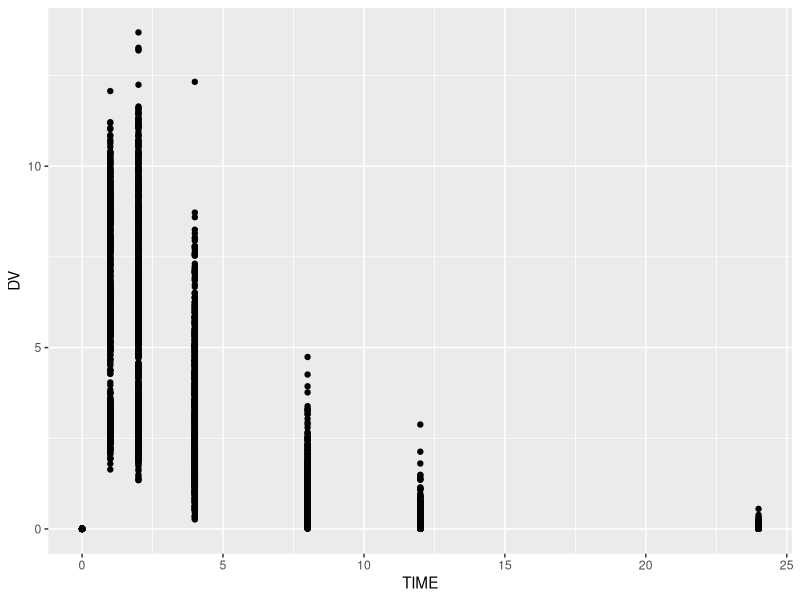
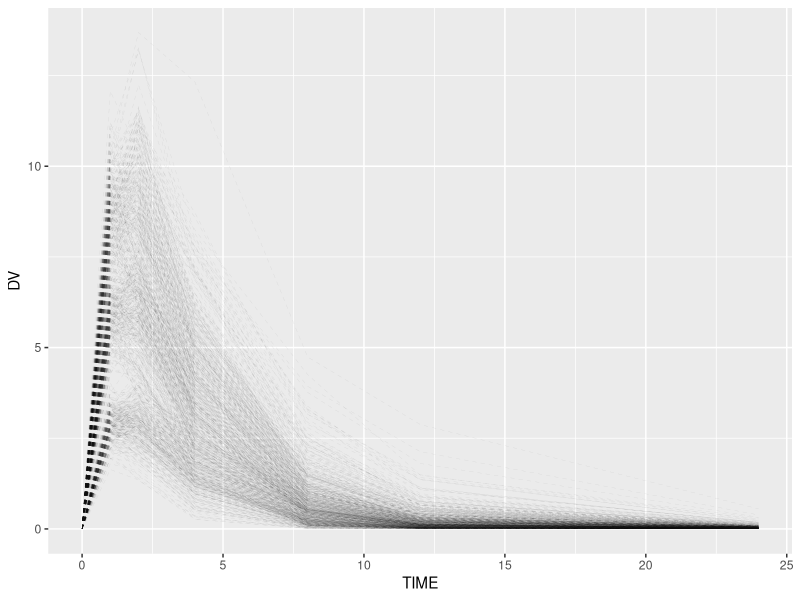
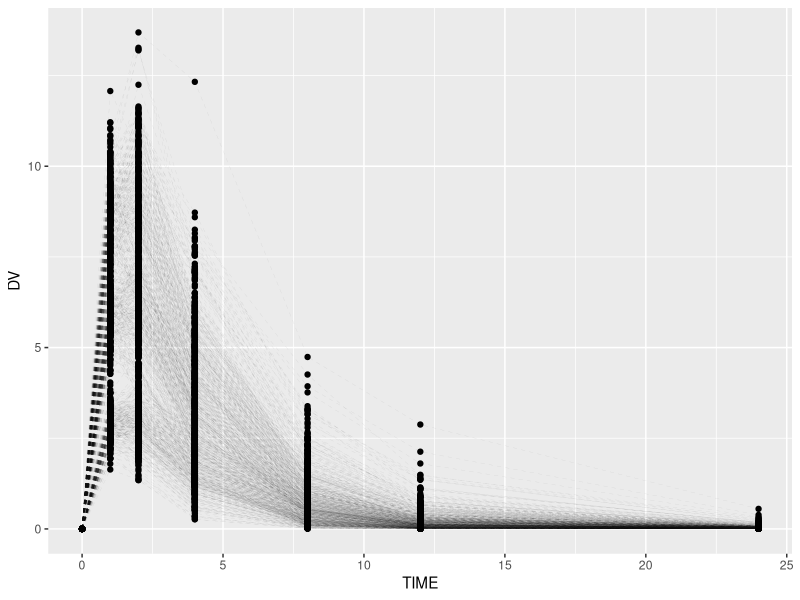
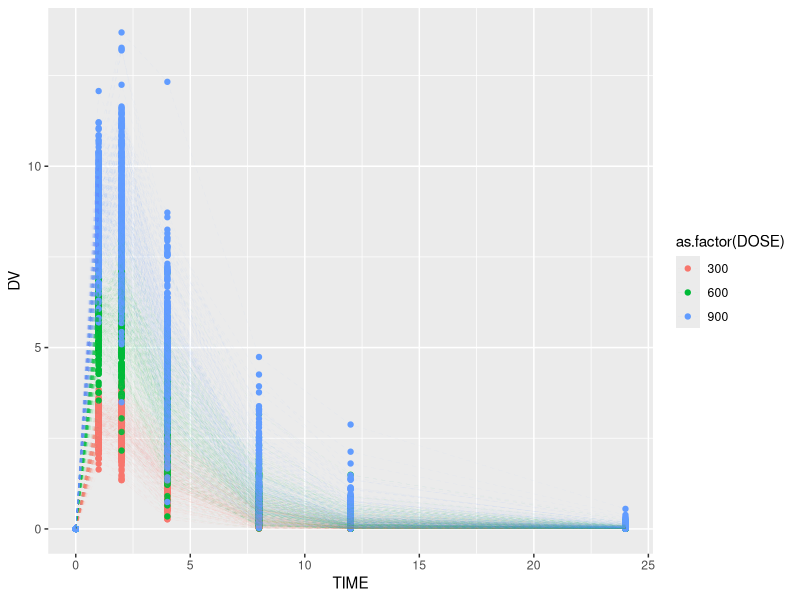
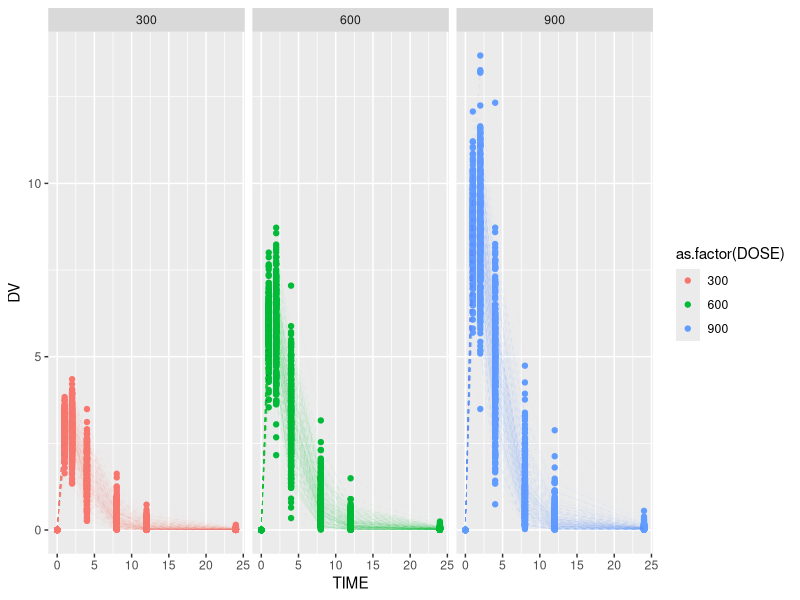
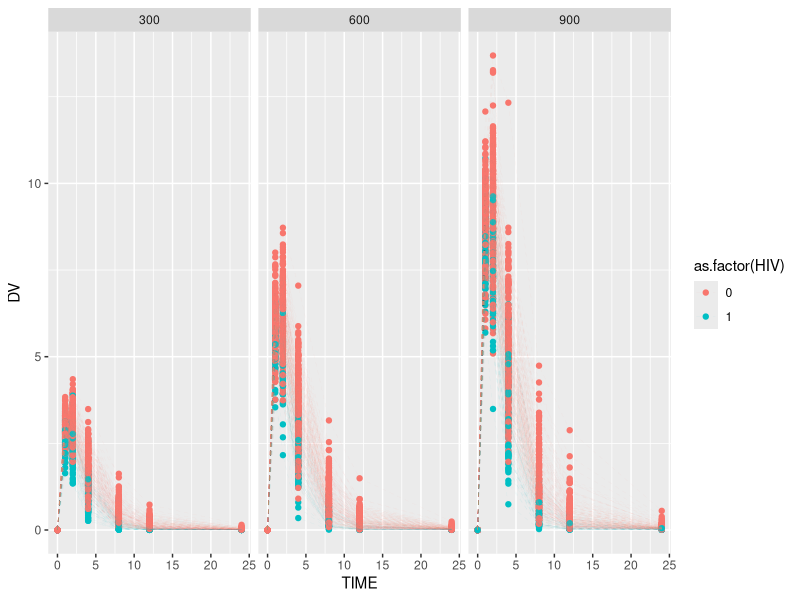
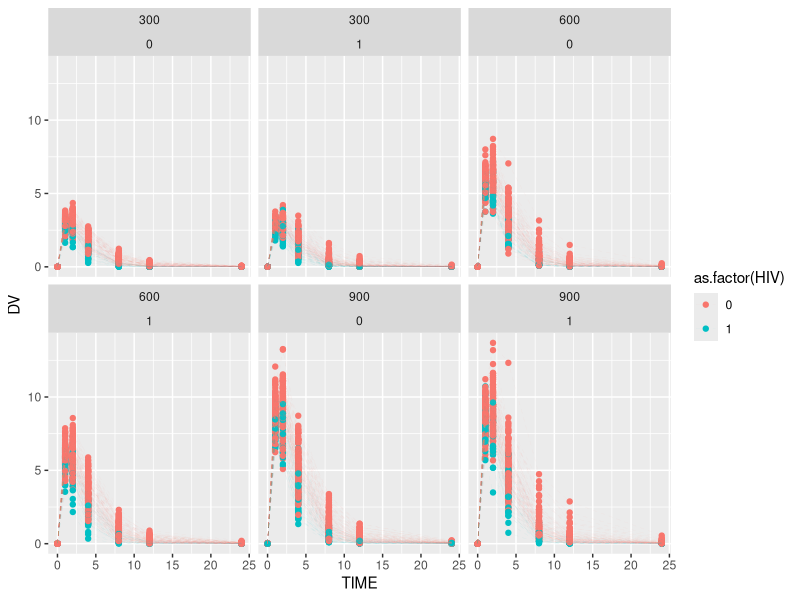
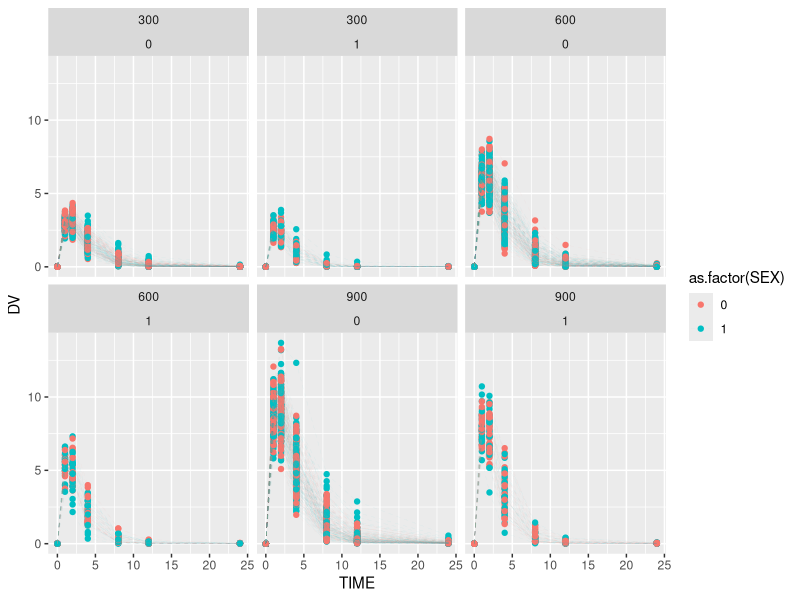

Here is the R script that generated these plots, in order:
## ---- chunk 1
knitr::opts_chunk$set(echo = TRUE)
## ---- chunk 2
#Comment out if you've already installed them
#install.packages("dplyr")
#install.packages("tidyr")
#install.packages("ggplot2")

#Load libraries
library(dplyr)
library(tidyr)
library(ggplot2)
## ---- chunk 3
#setwd("~/Documents/Courses/Bootcamp/bootcamp_2020/")
PKdata <- read.csv("simtab.csv")

#Let's take a glimpse at your dataset
head(PKdata)
#Alternatively, click on PKdata in your Global Environment toolbar on the right

#Let's open up the data dictionary too, it's always good practice to know your dataset
## ---- chunk 4
#Below are a few other ways to get a high-level glance at your data
glimpse(PKdata)
summary(PKdata)

#Don't know what a function does? Add a question mark to view its documentation
?table

#You can use table to compare counts of different variables
table(PKdata$SEX, PKdata$HIV)

#To add titles
table("SEX" = PKdata$SEX, "HIV" = PKdata$HIV)

#How many females were in each dose level?
table("DOSE" = PKdata$DOSE,"SEX" = PKdata$SEX)

## ---- chunk 5
#You can select specific columns using select()
#Let's de-identify our dataset by selecting the columns we want
deidentified <- select(PKdata, ID, TIME, DV, DOSE, HT, BW, SEX, HIV)
head(deidentified)

#You can also do this by "subtracting" the columns you don't want with -
deidentified <- select(PKdata, -PT_BIRTHDATE, -PT_ADDRESS, -PT_USUBJID)
head(deidentified)

#You can also search through your columns with helpers: contains(), starts_with(), ends_with()
What_did_this_do <- select(PKdata, ends_with("V"))
head(What_did_this_do)
#Write your answer commented out below:
#removed all columns that end with V

#Can you use helpers to create the same deidentified dataset?
deidentified <- select(PKdata, -starts_with("PT"))
head(deidentified)


## ---- chunk 6
#You can filter out specific rows using filter()
#For example, selecting all patients who received a specific dose
Dosed_600 <- filter(PKdata, DOSE == 600)
head(Dosed_600)

#You can use any logical function in R to designate your filter criteria
# > greater than, <= greater equal than
# < less than, <= lesser equal than
# ! not
# & and
# | or
#Can you filter for patients with body weight greater or equal than 45kg?
WT.GT.45 <- filter(PKdata, BW >= 45)
head(WT.GT.45)

#You can also use & or | to create more complex logical functions
#Let's filter for patients that received a dose greater than or equal to 600 and HIV+
Dosed600up_HIV <- filter(PKdata, DOSE >= 600 & HIV == 1)
head(Dosed600up_HIV)

#Challenge: Filter for patients who received the lowest or highest dose, and is female with HIV or male
#Remember there are always many ways to code something :)
Challenge <- filter(PKdata, DOSE != 600 & (HIV == 1 | SEX == 1))
head(Challenge)

## ---- chunk 7
#arrange() will reorder rows or columns according to your specifications (default from low to high)
#For example in PK data we will often organize our rows by patient ID, then by time.
PKdata <- arrange(PKdata, ID, TIME)
## ---- chunk 8
#Pipes are used to connect the output of one function to the input of another
#Let's deidentify our dataset, filter for 600mg dose, and arrange by id and time all together
Dose_600 <- PKdata %>%
  select( -starts_with("PT")) %>%
  filter(DOSE == 600) %>%
  arrange(ID, TIME)

#Try this one for yourself!
#Let's try filtering for HIV+ or body weight less than 45kg, then...
#we want to see the trough levels of each patient (defined as the 24hr timepoint)  

Trough <-   PKdata %>%
  select( -starts_with("PT")) %>%
  filter(HIV == 1 | BW < 45) %>%
  filter(TIME == 24)

View(Trough)
  
  
## ---- chunk 9
#mutate() can create new columns or alter existing ones
#For example, BMI is often calculated from HT and WT
#BMI = weight(kg)/height(m)^2

PKdata <- PKdata %>%
  mutate(BMI = BW/(HT/39.37)^2) #are the units correct? check the data dictionary!

#Now you try making a new column and converting DV from mg/L into micromoles!
#The drug used here is remdesivir

PKdata<- PKdata %>%
  mutate(Conc_uM = DV/1000/602.6*1000000) #mg/L *1g/1000mg * 1mol/602.6g * 1000000uM/1M


## ---- chunk 10
ggplot(PKdata) + 
  geom_point(aes(x=TIME, y=DV)) ##What are we trying to plot with a PK profile?


#Do you like lines better?
ggplot(PKdata) + 
 geom_line(aes(x=TIME, y=DV,group=factor(ID)),alpha = 0.1, linetype=2,size=0.1)

#Let's put them on the same graph with a +

ggplot(PKdata) + 
 geom_line(aes(x=TIME, y=DV,group=factor(ID)),alpha = 0.1, linetype=2,size=0.1) +
  geom_point(aes(x=TIME, y=DV))

## ---- chunk 11
ggplot(PKdata) + 
  geom_point(aes(x=TIME, y=DV, color = as.factor(DOSE))) + 
  geom_line(aes(x=TIME, y=DV, group=factor(ID), color = as.factor(DOSE)),alpha = 0.1, linetype=2,size=0.1)
## ---- chunk 12
#It's still a little too cluttered
ggplot(PKdata) + 
  geom_point(aes(x=TIME, y=DV, color = as.factor(DOSE))) + 
  geom_line(aes(x=TIME, y=DV, group=factor(ID), color = as.factor(DOSE)),alpha = 0.1, linetype=2,size=0.1) +
  facet_wrap(.~DOSE)
## ---- chunk 13
#Copy and paste from above, and let's plot stratified by HIV status
ggplot(PKdata) + 
  geom_point(aes(x=TIME, y=DV, color = as.factor(HIV))) +
  geom_line(aes(x=TIME, y=DV, group=factor(ID), color = as.factor(HIV)),alpha = 0.1, linetype=2,size=0.1) +
  facet_wrap(.~DOSE)
## ---- chunk 14
#Now let's try adding 2 stratifications: color by HIV and facet_wrap by Dose~SEX. Then try the other way around!
ggplot(PKdata) + 
  geom_point(aes(x=TIME, y=DV, color = as.factor(HIV))) + 
  geom_line(aes(x=TIME, y=DV, group=factor(ID), color = as.factor(HIV)),alpha = 0.1, linetype=2,size=0.1) +
  facet_wrap(DOSE~SEX)

ggplot(PKdata) + 
  geom_point(aes(x=TIME, y=DV, color = as.factor(SEX))) +
  geom_line(aes(x=TIME, y=DV, group=factor(ID), color = as.factor(SEX)),alpha = 0.1, linetype=2,size=0.1) +
  facet_wrap(DOSE~~HIV)

#Challenge: Plot stratified by body weight, one color for above 45kg and another color for below. Make sure to have a legend :)
#Hint: you will need to manipulate your dataframe

PKdata <- PKdata %>%
  mutate(WT_FLAG = ifelse(BW > 45, 1, 0))

ggplot(PKdata) + 
  geom_point(aes(x=TIME, y=DV, color = as.factor(WT_FLAG))) + 
  geom_line(aes(x=TIME, y=DV, group=factor(ID), color = as.factor(WT_FLAG)),alpha = 0.1, linetype=2,size=0.1) +
  facet_wrap(.~DOSE)



## ---- chunk 15
#You can use summarise to calculate means, ranges, standard deviations, quartiles, etc.
Summary_stats <- PKdata %>%
  summarise(c_mean = mean(DV),
            c_stdev = sd(DV),
            BW_mean = mean(BW),
            BW_upper = quantile(BW, probs = 0.975),
            BW_lower = quantile(BW, probs = 0.225))

View(Summary_stats)

## ---- chunk 16
#Let's calculate subpopulation summary statistics
#For example, let's calculate body weight summary statistics by SEX
BW_by_SEX <- PKdata %>%
  group_by(SEX) %>%
  summarise(BW_mean = mean(BW),
            BW_upper = quantile(BW, probs = 0.975),
            BW_lower = quantile(BW, probs = 0.225))

#Let's plot it!
ggplot(BW_by_SEX) +
  geom_point(aes(x=SEX, y=BW_mean)) +
  geom_errorbar((aes(x=SEX, ymin=BW_lower, ymax=BW_upper)))


#An easier way to do it in just ggplot, there are always multiple ways to do the same thing
ggplot(PKdata) +
  geom_boxplot(aes(x=as.factor(SEX), y=BW))
## ---- chunk 17
#Let's start with calculating median and percentile profiles 
Med <- PKdata %>%
  group_by(TIME) %>%
  summarise(median = median(DV),
            upper = quantile(DV, probs=0.975), #Upper 95th percentile
            lower = quantile(DV, probs=0.225)) #Lower 95th percentile

#Let's plot it
ggplot(Med) +
  geom_line(aes(x=TIME, y=median)) +
  geom_ribbon(aes(x=TIME, ymin=lower, ymax=upper), alpha=0.3)
## ---- chunk 18
#Let's do the same thing but subset by DOSE
DOSE_Med <- PKdata %>%
  group_by(DOSE,TIME) %>%
  summarise(median = median(DV),
            upper = quantile(DV, probs=0.975), #Upper 95th percentile
            lower = quantile(DV, probs=0.225)) #Lower 95th percentile

#Let's plot it
ggplot(DOSE_Med) +
  geom_line(aes(x=TIME, y=median, color = as.factor(DOSE))) +
  geom_ribbon(aes(x=TIME, ymin=lower, ymax=upper, fill = as.factor(DOSE)), alpha=0.3)
## ---- chunk 19
#Median PK profiles, subset by HIV

HIV_Med <- PKdata %>%
  group_by(HIV,TIME) %>%
  summarise(median = median(DV),
            upper = quantile(DV, probs=0.975), #Upper 95th percentile
            lower = quantile(DV, probs=0.225)) #Lower 95th percentile

#Let's plot it
ggplot(HIV_Med) +
  geom_line(aes(x=TIME, y=median, color = as.factor(HIV))) +
  geom_ribbon(aes(x=TIME, ymin=lower, ymax=upper, fill = as.factor(HIV)), alpha=0.3)


## ---- chunk 20
#We need to subset by DOSE and HIV
#Prepare the dataset yourself

HIV_Med <- PKdata %>%
  group_by(DOSE, HIV,TIME) %>%
  summarise(median = median(DV),
            upper = quantile(DV, probs=0.975), #Upper 95th percentile
            lower = quantile(DV, probs=0.225)) #Lower 95th percentile

#Let's plot it
ggplot(HIV_Med) +
  geom_line(aes(x=TIME, y=median, color = as.factor(HIV))) +
  geom_ribbon(aes(x=TIME, ymin=lower, ymax=upper, fill = as.factor(HIV)), alpha=0.3) +
  facet_wrap(.~DOSE) +
  scale_y_log10()

